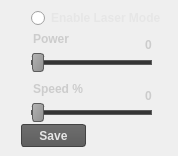
       <widget class="QWidget" name="tabLaser">
        <attribute name="title">
         <string>Laser</string>
        </attribute>
        <widget class="QSlider" name="slideLaserPower">
         <property name="geometry">
          <rect>
           <x>31</x>
           <y>53</y>
           <width>121</width>
           <height>19</height>
          </rect>
         </property>
         <property name="styleSheet">
          <string notr="true">QSlider::handle:horizontal {
	background: qlineargradient(x1:0, y1:0, x2:1, y2:1, stop:0 #b4b4b4, stop:1 #8f8f8f);
     border: 1px solid #5c5c5c;
     border-radius: 3px;
     margin: -8px 0; /* expand outside the groove */
	 width: 10px;
	 height: 18px;
 }
QSlider::groove:horizontal {
	height: 3px;
	background-color: rgb(53, 53, 53);
	border: 1px solid #5c5c5c;
}</string>
         </property>
         <property name="maximum">
          <number>200</number>
         </property>
         <property name="orientation">
          <enum>Qt::Horizontal</enum>
         </property>
        </widget>
        <widget class="QLabel" name="labelLaserDelay">
         <property name="geometry">
          <rect>
           <x>128</x>
           <y>88</y>
           <width>41</width>
           <height>16</height>
          </rect>
         </property>
         <property name="font">
          <font>
           <family>Arial</family>
           <weight>75</weight>
           <bold>true</bold>
          </font>
         </property>
         <property name="styleSheet">
          <string notr="true">color:rgb(204,204,204);</string>
         </property>
         <property name="text">
          <string>0</string>
         </property>
         <property name="alignment">
          <set>Qt::AlignCenter</set>
         </property>
        </widget>
        <widget class="QSlider" name="slideLaserDelay">
         <property name="geometry">
          <rect>
           <x>31</x>
           <y>103</y>
           <width>121</width>
           <height>19</height>
          </rect>
         </property>
         <property name="styleSheet">
          <string notr="true">QSlider::handle:horizontal {
	background: qlineargradient(x1:0, y1:0, x2:1, y2:1, stop:0 #b4b4b4, stop:1 #8f8f8f);
     border: 1px solid #5c5c5c;
     border-radius: 3px;
     margin: -8px 0; /* expand outside the groove */
	 width: 10px;
	 height: 18px;
 }
QSlider::groove:horizontal {
	height: 3px;
	background-color: rgb(53, 53, 53);
	border: 1px solid #5c5c5c;
}</string>
         </property>
         <property name="maximum">
          <number>100</number>
         </property>
         <property name="orientation">
          <enum>Qt::Horizontal</enum>
         </property>
        </widget>
        <widget class="QLabel" name="label_13">
         <property name="geometry">
          <rect>
           <x>33</x>
           <y>81</y>
           <width>71</width>
           <height>16</height>
          </rect>
         </property>
         <property name="font">
          <font>
           <family>Arial</family>
           <weight>75</weight>
           <bold>true</bold>
          </font>
         </property>
         <property name="styleSheet">
          <string notr="true">color:rgb(204,204,204);</string>
         </property>
         <property name="text">
          <string>Speed %</string>
         </property>
        </widget>
        <widget class="QLabel" name="label_12">
         <property name="geometry">
          <rect>
           <x>33</x>
           <y>31</y>
           <width>51</width>
           <height>16</height>
          </rect>
         </property>
         <property name="font">
          <font>
           <family>Arial</family>
           <weight>75</weight>
           <bold>true</bold>
          </font>
         </property>
         <property name="styleSheet">
          <string notr="true">color:rgb(204,204,204);</string>
         </property>
         <property name="text">
          <string>Power </string>
         </property>
        </widget>
        <widget class="QLabel" name="labelLaserPower">
         <property name="geometry">
          <rect>
           <x>128</x>
           <y>37</y>
           <width>41</width>
           <height>16</height>
          </rect>
         </property>
         <property name="font">
          <font>
           <family>Arial</family>
           <weight>75</weight>
           <bold>true</bold>
          </font>
         </property>
         <property name="styleSheet">
          <string notr="true">color:rgb(204,204,204);</string>
         </property>
         <property name="text">
          <string>0</string>
         </property>
         <property name="alignment">
          <set>Qt::AlignCenter</set>
         </property>
        </widget>
        <widget class="QRadioButton" name="radioLaserMode">
         <property name="geometry">
          <rect>
           <x>31</x>
           <y>10</y>
           <width>131</width>
           <height>16</height>
          </rect>
         </property>
         <property name="font">
          <font>
           <family>Arial</family>
           <weight>75</weight>
           <bold>true</bold>
          </font>
         </property>
         <property name="styleSheet">
          <string notr="true">	 color: rgb(230,230,230);
</string>
         </property>
         <property name="text">
          <string>Enable Laser Mode</string>
         </property>
        </widget>
        <widget class="QPushButton" name="btnSaveLaser">
         <property name="geometry">
          <rect>
           <x>21</x>
           <y>124</y>
           <width>65</width>
           <height>23</height>
          </rect>
         </property>
         <property name="font">
          <font>
           <family>Arial</family>
           <weight>75</weight>
           <bold>true</bold>
          </font>
         </property>
         <property name="styleSheet">
          <string notr="true"> QPushButton {
	 color: rgb(230,230,230);
     border: 1px solid rgb(67,67,67);
     border-radius: 3px;
	 background-color: qlineargradient(x1:0,y1:0,x2:0,y2:1,stop:0 #6E6E6E,stop:1 #5F5F5F);
 }

 QPushButton::hover {
	 color: rgb(231,231,231);
	 background-color: qlineargradient(x1:0,y1:0,x2:0,y2:1,stop:0 #858585,stop:1 #787878);
 }

 QPushButton:pressed {
	 color: rgb(231,231,231);
	 background-color: qlineargradient(x1:0,y1:0,x2:0,y2:1,stop:0 #646464,stop:0.7 #828282,stop:1 #6E6E6E);
 }

</string>
         </property>
         <property name="text">
          <string>Save</string>
         </property>
        </widget>
       </widget>
